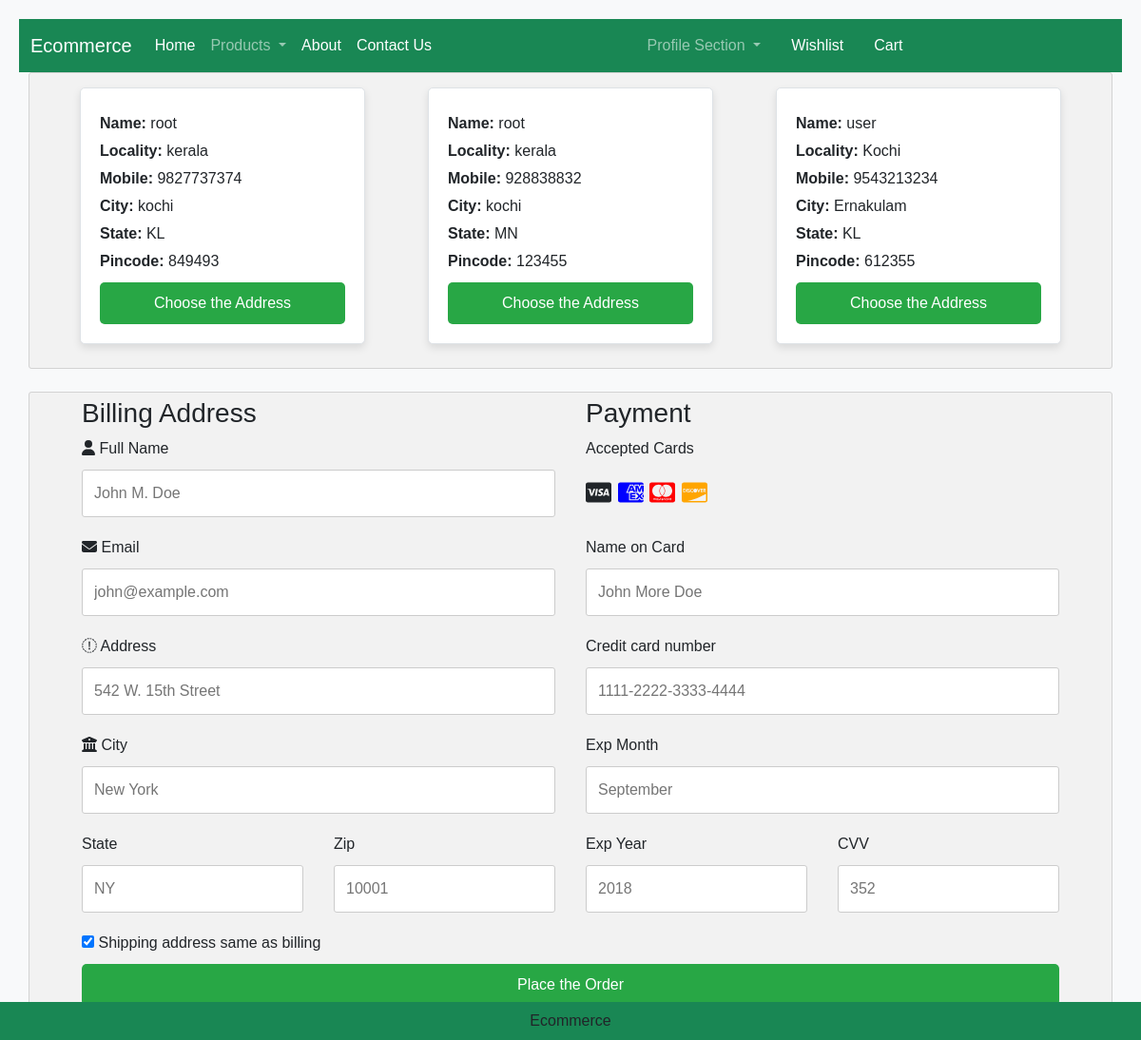
The page /checkout/ (signed in) on the database its author committed.
### application/models.py (models this page shows, shortened)
class Customer(models.Model):
    user = models.ForeignKey(User,on_delete=models.CASCADE)
    name = models.CharField(max_length=200)
    locality = models.CharField(max_length=200)
    city = models.CharField(max_length=50)
    mobile = models.IntegerField(default=0)
    zipcode = models.IntegerField()
    state = models.CharField(choices=STATE_CHOICES,max_length=100)

### application/views.py (the view)
# urls.py: path('checkout/', views.checkout, name='checkout'),
@login_required
def checkout(request):
    cart_items = CartItem.objects.all()
    address = Customer.objects.all()
    return render(request,'app/checkout.html',locals())

### application/templates/app/checkout.html (shortened to what this page needs)
{% extends "app/base.html" %}
{% load static %}
{% block main-content %}
<div class="row">
    <div class="col-75">
        <div class="flex-container">
            <div class="container">
                {% for adr in address %}
                <div class="address-card">
                    <p><strong>Name:</strong> {{ adr.name }}</p>
                    <p><strong>Locality:</strong> {{ adr.locality }}</p>
                    <p><strong>Mobile:</strong> {{ adr.mobile }}</p>
                    <p><strong>City:</strong> {{ adr.city }}</p>
                    <p><strong>State:</strong> {{ adr.state }}</p>
                    <p><strong>Pincode:</strong> {{ adr.zipcode }}</p>
                    <button class="update-button">
                      <a href="{% url 'order' %}" style="color: white; text-decoration: none;">Choose the Address</a>
                  </button>
                </div>
                {% endfor %}
            </div>
            <br>
            <div class="container">
                <form action="">
                    <div class="row">
                        <div class="col-50">
                            <h3>Billing Address</h3>
                            <label for="fname"><i class="fa fa-user"></i> Full Name</label>
                            <input type="text" id="fname" name="firstname" placeholder="John M. Doe">
                            <label for="email"><i class="fa fa-envelope"></i> Email</label>
                            <input type="text" id="email" name="email" placeholder="john@example.com">
                            <label for="adr"><i class="fa fa-address-card-o"></i> Address</label>
                            <input type="text" id="adr" name="address" placeholder="542 W. 15th Street">
                            <label for="city"><i class="fa fa-institution"></i> City</label>
                            <input type="text" id="city" name="city" placeholder="New York">
                            <div class="row">
                                <div class="col-50">
                                    <label for="state">State</label>
                                    <input type="text" id="state" name="state" placeholder="NY">
                                </div>
                                <div class="col-50">
                                    <label for="zip">Zip</label>
                                    <input type="text" id="zip" name="zip" placeholder="10001">
                                </div>
                            </div>
                        </div>
                        <div class="col-50">
                            <h3>Payment</h3>
                            <label for="fname">Accepted Cards</label>
                            <div class="icon-container">
                                <i class="fa-brands fa-cc-visa"></i>
                                <i class="fa-brands fa-cc-amex" style="color:blue;"></i>
                                <i class="fa-brands fa-cc-mastercard" style="color:red;"></i>
                                <i class="fa-brands fa-cc-discover" style="color:orange;"></i>
                            </div>
                            <label for="cname">Name on Card</label>
                            <input type="text" id="cname" name="cardname" placeholder="John More Doe">
                            <label for="ccnum">Credit card number</label>
                            <input type="text" id="ccnum" name="cardnumber" placeholder="1111-2222-3333-4444">
                            <label for="expmonth">Exp Month</label>
                            <input type="text" id="expmonth" name="expmonth" placeholder="September">
                            <div class="row">
                                <div class="col-50">
                                    <label for="expyear">Exp Year</label>
                                    <input type="text" id="expyear" name="expyear" placeholder="2018">
                                </div>
                                <div class="col-50">
                                    <label for="cvv">CVV</label>
                                    <input type="text" id="cvv" name="cvv" placeholder="352">
                                </div>
                            </div>
                        </div>
                    </div>
                    <label>
                        <input type="checkbox" checked="checked" name="sameadr"> Shipping address same as billing
                    </label>
                    <button class="update-button">
                        <a href="{% url 'order' %}" style="color: white; text-decoration: none;">Place the Order</a>
                    </button>
                </form>
            </div>
        </div>
    </div>
</div>
{% endblock main-content %}

### application/static/app/css/style.css (style rules this page uses)
.row { display: -ms-flexbox; display: flex; -ms-flex-wrap: wrap; flex-wrap: wrap; margin: 0 -16px; }
.col-50 { -ms-flex: 50%; flex: 50%; }
.col-75 { -ms-flex: 75%; flex: 75%; }
.col-25, .col-50, .col-75 { padding: 0 16px; }
.container { background-color: #f2f2f2; padding: 5px 20px 15px 20px; border: 1px solid lightgrey; border-radius: 3px; }
input[type=text] { width: 100%; margin-bottom: 20px; padding: 12px; border: 1px solid #ccc; border-radius: 3px; }
label { margin-bottom: 10px; display: block; }
.icon-container { margin-bottom: 20px; padding: 7px 0; font-size: 24px; }

### application/static/app/css/checkout.css (style rules this page uses)
.row { display: -ms-flexbox; display: flex; -ms-flex-wrap: wrap; flex-wrap: wrap; margin: 0 -16px; }
.col-50 { -ms-flex: 50%; flex: 50%; }
.col-75 { -ms-flex: 75%; flex: 75%; }
.col-25, .col-50, .col-75 { padding: 0 16px; }
.container { background-color: #f2f2f2; padding: 5px 20px 15px 20px; border: 1px solid lightgrey; border-radius: 3px; }
input[type=text] { width: 100%; margin-bottom: 20px; padding: 12px; border: 1px solid #ccc; border-radius: 3px; }
label { margin-bottom: 10px; display: block; }
.icon-container { margin-bottom: 20px; padding: 7px 0; font-size: 24px; }

### application/static/app/css/addr.css (style rules this page uses)
body { font-family: Arial, sans-serif; background-color: #f8f9fa; margin: 0; padding: 20px; }
.container { display: flex; justify-content: space-around; flex-wrap: wrap; }
.address-card { background-color: #fff; border: 1px solid #dee2e6; border-radius: 5px; box-shadow: 0 4px 8px rgba(0, 0, 0, 0.1); padding: 20px; margin: 10px; width: 300px; box-sizing: border-box; text-align: left; }
.address-card p { margin: 5px 0; }
.update-button { display: block; width: 100%; padding: 10px; background-color: #28a745; border: none; border-radius: 5px; color: white; font-size: 1em; cursor: pointer; margin-top: 10px; text-align: center; }

### rows shown on the page
Customer: name "root", locality "kerala", mobile "9827737374", city "kochi", state "KL", zipcode "849493"
Customer: name "root", locality "kerala", mobile "928838832", city "kochi", state "MN", zipcode "123455"
Customer: name "user", locality "Kochi", mobile "9543213234", city "Ernakulam", state "KL", zipcode "612355"
